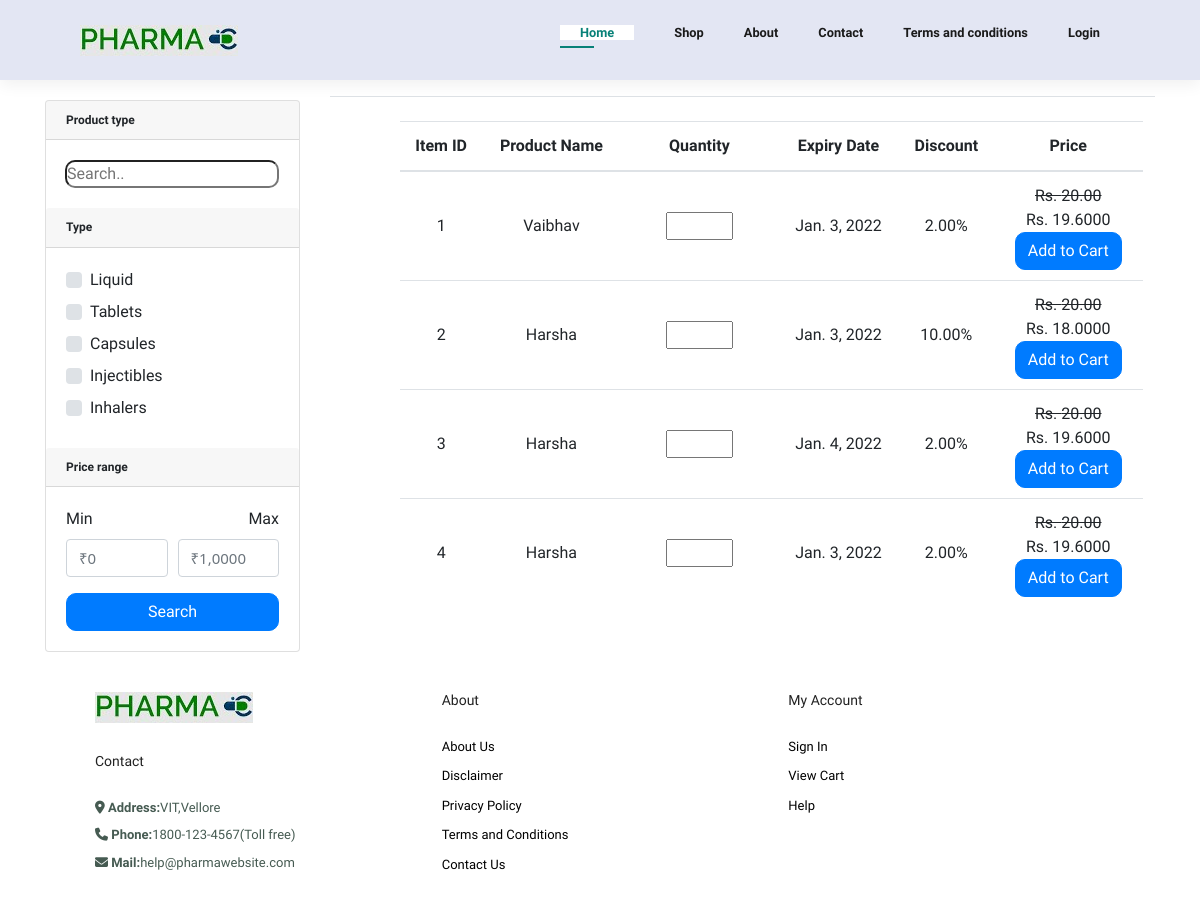
Before: /view with the older database file.
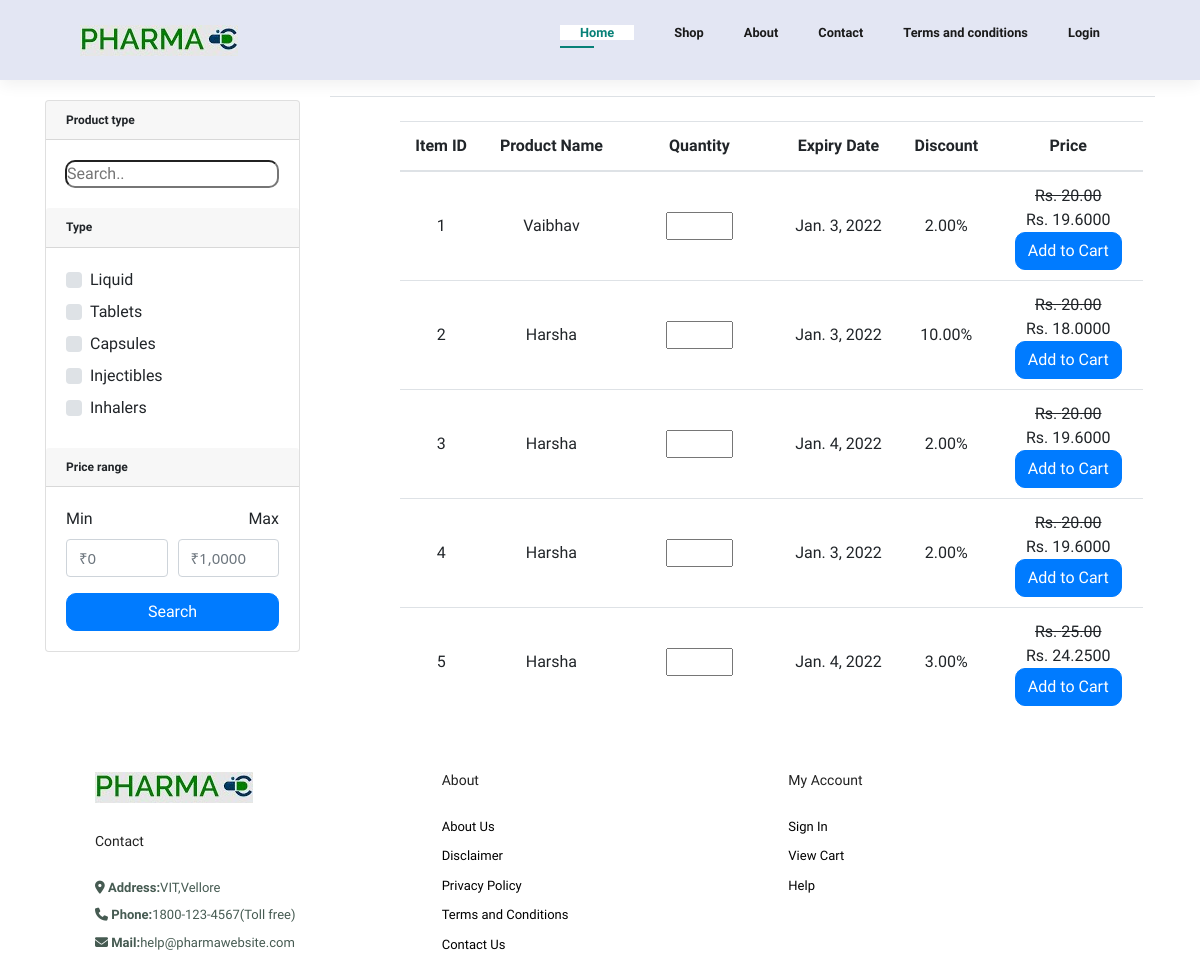
After: the same page with the newer database file.
### inventory/models.py (models this page shows, shortened)
class ItemMain(models.Model):
    itemid = models.AutoField(primary_key=True)
    itemname = models.CharField(max_length=50)
    discount = models.DecimalField(decimal_places=2, max_digits=25)
    price = models.DecimalField(decimal_places=2, max_digits=25)
    type = models.ForeignKey(ItemsCat, on_delete=models.CASCADE)
    composition = models.TextField()
    manufacturingdate = models.DateField()
    expirydate = models.DateField()
    quantity = models.IntegerField(default=0)
    slug = models.SlugField(max_length=50, unique=True,
                            default="", editable=False)

### inventory/views.py (the view)
# urls.py: path('view', views.items_display, name="view"),
def items_display(request):
    itemsearch = []
    l = []
    if request.method == 'POST':
        search_keyword = request.POST.get('search_keyword')
        if search_keyword != "" and search_keyword != None:
            item_search_part1 = list(ItemMain.objects.filter(
                itemname__icontains=search_keyword))
            item_search_part2 = list(ItemMain.objects.filter(
                composition__icontains=search_keyword))
            item_search_part3 = list(ItemMain.objects.filter(
                itemid__icontains=search_keyword))
            itemsearch = item_search_part1 + item_search_part2 + item_search_part3
            if itemsearch == []:
                messages.info(request, 'No Results Found')
        else:
            itemsearch = list(ItemMain.objects.all())
        cat = request.POST.getlist('cat', [])
        min_price = request.POST.get('min_price')
        max_price = request.POST.get('max_price')
        quantity = request.POST.get('quantity')
        if quantity == '' or quantity == None:
            quantity = 0
        else:
            quantity = int(quantity)
        id = request.POST.get('id')
        if id:
            currentItem = ItemMain.objects.filter(slug=id)[0]
            if (currentItem.quantity - quantity >= 0):
                for counter in range(quantity):
                    cartModel = UserCart.objects.filter(
                        user=User.objects.filter(username=request.user)[0],
                        itemid=ItemMain.objects.filter(itemid=id)[0],
                        quantity=quantity
                    )
                    if cartModel:
                        cartModel = UserCart.objects.create(
                            user=User.objects.filter(username=request.user)[0],
                            itemid=ItemMain.objects.filter(itemid=id)[0],
                            quantity=quantity
                        )
                        cartModel.save()
                    else:
                        cartModel = UserCart.objects.create(
                            user=User.objects.filter(username=request.user)[0],
                            itemid=ItemMain.objects.filter(itemid=id)[0],
                            quantity=quantity
                        )
                        cartModel.save()
                currentItem.quantity -= quantity
                currentItem.save()
            else:
                print("Out of Stock")
        if min_price == '' or min_price == None:
            min_price = 0
        else:
            min_price = int(min_price)
        if max_price == '' or max_price == None:
            max_price = 10000000
        else:
            max_price = int(max_price)
        items = []
        if len(cat) > 0:
            if (len(cat)):
                items = ItemMain.objects.filter(
                    type__in=ItemsCat.objects.filter(catName__in=cat))
        else:
            items = ItemMain.objects.all()
        items = list(set(items).intersection(set(itemsearch)))
        for i in items:
            ll = []
            ll.append(i.itemid)
            ll.append(i.itemname)
            ll.append(i.expirydate)
            ll.append(i.discount)
            ll.append(i.price)
            price = i.price
            offer = i.discount
            newPrice = price - (price * offer)/100
            ll.append(newPrice)
            if newPrice >= min_price and newPrice <= max_price:
                ll.append("Valid")
            else:
                ll.append("Invalid")
            ll.append(i.slug)
            l.append(ll)
    else:
        items = list(ItemMain.objects.all())
        for i in items:
            ll = []
            ll.append(i.itemid)
            ll.append(i.itemname)
            ll.append(i.expirydate)
            ll.append(i.discount)
            ll.append(i.price)
            price = i.price
            offer = i.discount
            newPrice = price - (price * offer)/100
            ll.append(newPrice)
            if newPrice >= 0 and newPrice <= 10000000:
                ll.append("Valid")
            else:
                ll.append("Invalid")
            ll.append(i.slug)
            l.append(ll)
    context = {
        "items": l
    }
    return render(request, "inventory/inventory view.html", context)

### templates/inventory/inventory view.html (shortened to what this page needs)
{% extends "base.html" %}
{% load static %}
{% block home %}
<link href="//maxcdn.bootstrapcdn.com/bootstrap/4.1.1/css/bootstrap.min.css" rel="stylesheet" id="bootstrap-css">
<link rel="stylesheet" href="{% static 'css/inventory view.css' %}" />
<link rel="stylesheet" href="https://fontawesome.com/v4.7.0/assets/font-awesome/css/font-awesome.css">
<link rel="stylesheet" href="https://cdnjs.cloudflare.com/ajax/libs/font-awesome/4.7.0/css/font-awesome.min.css">
<div class="container">
	<div class="row">
		<aside class="col-md-3">
			<div class="card">
				<article class="filter-group">
					<header class="card-header">
						<h6 class="title">Product type</h6>
					</header>
					<div class="filter-content collapse show" id="collapse_1">
						<div class="card-body">
							<div class="input-group">
								<div class="input-group-append">
									<form method="POST">
										<input type="search" placeholder="Search.." name="search_keyword"
											style="border-radius: 10px; width: 100%;">
								</div>
							</div>
						</div>
					</div>
				</article>
				<article class="filter-group">
					<header class="card-header">
						<h6 class="title">Type </h6>
					</header>
					<div class="filter-content collapse show" id="collapse_2">
						<div class="card-body">
							<label class="custom-control custom-checkbox">
								<div class="custom-control-label">Liquid
								</div>
							</label>
							<label class="custom-control custom-checkbox">
								<div class="custom-control-label">Tablets
								</div>
							</label>
							<label class="custom-control custom-checkbox">
								<div class="custom-control-label">Capsules
								</div>
							</label>
							<label class="custom-control custom-checkbox">
								<div class="custom-control-label">Injectibles
								</div>
							</label>
							<label class="custom-control custom-checkbox">
								<div class="custom-control-label">Inhalers
								</div>
							</label>
						</div>
					</div>
				</article>
				<article class="filter-group">
					<header class="card-header">
						<h6 class="title">Price range </h6>
					</header>
					<div class="filter-content collapse show" id="collapse_3">
						<div class="card-body">
							<div class="form-row">
								<div class="form-group col-md-6">
									<label>Min</label>
									<input class="form-control" placeholder="₹0" type="number" name="min_price">
								</div>
								<div class="form-group text-right col-md-6">
									<label>Max</label>
									<input class="form-control" placeholder="₹1,0000" type="number" name="max_price">
								</div>
							</div>
							<button class="btn btn-block btn-primary">Search</button>
						</div>
					</div>
				</article>
			</div>
		</aside>
		<main class="col-md-9">
			<header class="border-bottom mb-4 pb-3">
			</header>
			<div>
				<table class="table table-hover" style="width:90%; margin-left: 70px; margin-top: 10px;">
					<thead>
						<tr>
							<th scope="col" style="	font-weight: bold;">Item ID</td>
							<th scope="col" style="	font-weight: bold;">Product Name</td>
							<th scope="col" style="	font-weight: bold;">Quantity</td>
							<th scope="col" style="	font-weight: bold;">Expiry Date</td>
							<th scope="col" style="	font-weight: bold;">Discount</td>
							<th scope="col" style="	font-weight: bold;">Price</td>
						</tr>
					</thead>
					{% for item in items %}
					{% if item.6 == "Valid" %}
					<tr>
						<td scope="row">{{ item.0 }}</td>
						<td>{{ item.1 }}</td>
						<form method="POST">
							<td><input type="number" id="quantity" name="quantity" min="0" max="1000000"
									style="width: 50%;"></td>
							<td>{{ item.2 }}</td>
							<td>{{ item.3 }}%</td>
							<td style="width: 20%;padding-bottom: 10px;"><del>Rs. {{ item.4 }}</del><br>
								Rs. {{ item.5 }}<br>
								<button class="btn btn-primary">Add to Cart</button>
							</td>
						</form>
					</tr>
					{% endif %}
					{% endfor %}
				</table>
			</div>
		</main>
	</div>
</div>
{% endblock home %}

### templates/base.html (shortened to what this page needs)
{% load static %}
<!DOCTYPE html>
<html lang="en">
<head>
</head>
<body>
    {% include 'navbar.html' %}
    {% block home %}
    {% endblock home %}
    {% include 'footer.html' %}
</body>
</html>

### templates/navbar.html
{% load static %}
<link rel="stylesheet" href="{% static 'css/navbar.css' %}">
<section id="header">
    <a href="#"><img src="{% static 'img/logo.jpg'%}" class="logo" alt=""></a>
    <div>
        <ul id="navbar">
            <li><a class="active" href="index.html">Home</a></li>
            <li><a class="" href="shop.html">Shop</a></li>
            <li><a class="" href="About.html">About</a></li>
            <li><a class="" href="contact.html">Contact</a></li>
            <li><a class="" href="Termsandconditions.html">Terms and conditions</a></li>
            {% if user.is_authenticated %}
            <li>
                <a class="" href="" class="dropdown-item">{{ user }}</a>
            </li>
            <li>
                <a class="" href="{% url 'logout' %}" class="dropdown-item">Logout</a>
            </li>
            {% else %}
            <li>
                <a class="" href="{% url 'login' %}" class="dropdown-item">Login</a>
            </li>
            {% endif %}
        </ul>
    </div>
</section>

### templates/footer.html (shortened to what this page needs)
{% load static %}
<link rel="stylesheet" href="{% static 'css/footer.css' %}">
<footer class="section-p1">
    <div class="col">
        <img class="logo" src="{% static 'img/logo.jpg' %}" alt="">
        <h4>Contact</h4>
        <p> <i class="fa-solid fa-location-dot"></i>  <strong>Address:</strong>VIT,Vellore</p>
        <p> <i class="fa-solid fa-phone"></i>  <strong>Phone:</strong>1800-123-4567(Toll free)</p>
        <p> <i class="fa-solid fa-envelope"></i>  <strong>Mail:</strong>help@pharmawebsite.com</p>
    </div>
    <div class="col">
    <h4>About</h4>
        <a href="#">About Us</a>
        <a href="#">Disclaimer</a>
        <a href="#">Privacy Policy</a>
        <a href="#">Terms and Conditions</a>
        <a href="#">Contact Us</a>
    </div>
<div class="col">
<h4>My Account</h4>
<a href="#">Sign In</a>
<a href="#">View Cart</a>
<a href="#">Help</a>
</div>
</footer>

### static_in_env/css/navbar.css (style rules this page uses)
* { margin: 0; padding: 0; box-sizing: border-box; font-family: 'Spartan', sans-serif; }
#header { display: flex; align-items: center; justify-content: space-between; padding: 20px 80px; background: #E3E6F3; box-shadow: 0 5px 15px rgba(0, 0, 0, 0.06); z-index: 999; position: sticky; top: 0; left: 0 }
#navbar { display: flex; align-items: center; justify-content: center; }
#navbar li { list-style: none; padding: 0 20px; position: relative; }
#navbar li a { text-decoration: none; font-size: 0.8rem; font-weight: 600; color: #1a1a1a; transition: 0.3s ease; }
#navbar li a:hover, #navbar li a.active { color: #088178; }
#navbar li a.active::after, #navbar li a:hover::after { content: ""; width: 30%; height: 2px; background: #088178; position: absolute; bottom: -4px; left: 20px }
body { margin: 0; padding: 0; font-family: sans-serif; background-image: url("b2g.png"); background-repeat: no-repeat; }
.active { width: 1000px; min-height: 688px; background-color: white; margin: 0 auto; padding: 0px 20px 0px 20px; }

### static_in_env/css/inventory view.css (style rules this page uses)
.title { margin: 0; }
body { margin: 0; padding: 0; font-family: sans-serif; background-image: url("b2g.png"); background-repeat: no-repeat; }
.row:after { content: ""; display: table; clear: both; }
.table, th, td { text-align: center; }
.table td, .table th { vertical-align: middle !important; }
.form-control { font-family: system-ui, sans-serif; font-size: 15px; line-height: 1.1; margin-right: 5px; }
.btn { border-radius: 10px; }

### static_in_env/css/footer.css (style rules this page uses)
* { margin:0; padding:0; box-sizing: border-box; font-family:'Spartan', sans-serif; }
h4 { font: size 20px; color: #222; }
h6 { font-weight: 700; font-size: 12px; }
p { font-size: 16px; color:#465b52; margin: 15px 0 20px 0; }
.section-p1 { padding: 40px 80px; }
footer .col { display:flex; flex-direction: column; align-items:flex-start; margin-bottom: 20px; }
footer .logo { margin-bottom:30px; }
footer { display:flex; flex-wrap: wrap; justify-content:space-between; }
footer h4 { font-size:14px; padding-bottom: 20px; }
footer p { font-size:13px; margin: 0 0 8px 0; }
footer a { font-size:13px; text-decoration: none; color:black; margin-bottom: 10px; }

Changed rows visible on the page:
added ItemMain: itemname "Harsha", expirydate "Jan. 4, 2022", discount "3.00", price "25.00"
Other visible differences:
new list line: "5  % Rs. Rs. 24.2500 Add to Cart"
